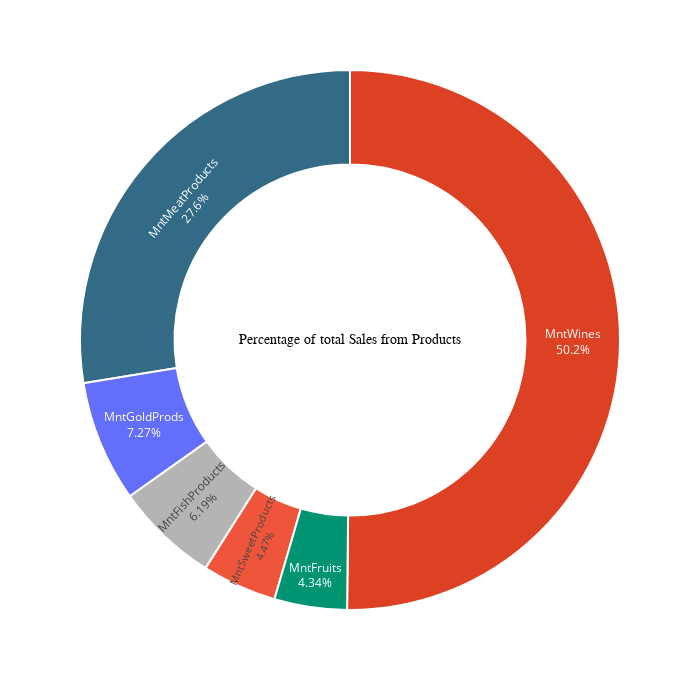

Notebook code for this chart:
### Code cell
fig = px.pie(Prod_sales, values = 'Sales', names = 'Product', width = 700, height = 700)
fig.update_traces(textposition = 'inside', 
                  textinfo = 'percent + label', 
                  hole = 0.65, 
                  marker = dict(colors = ['#dd4124','#009473', '#336b87', '#b4b4b4'], line = dict(color = 'white', width = 2)),
                  hovertemplate = 'Total Sales($): %{value}')

fig.update_layout(annotations = [dict(text = 'Percentage of total Sales from Products', 
                                      x = 0.5, y = 0.5, font_size = 14, showarrow = False, 
                                      font_family = 'monospace',
                                      font_color = 'black')],
                  showlegend = False)
                  
fig.show()

### Figure 1 — Plotly figure (JSON) as saved in the notebook; plotly's stock layout.template omitted (floating-point values rounded to 4 significant figures)
{"data": [{"domain": {"x": [0, 1], "y": [0, 1]}, "hole": 0.65, "hovertemplate": "Total Sales($): %{value}", "labels": ["MntWines", "MntFruits", "MntMeatProducts", "MntFishProducts", "MntSweetProducts", "MntGoldProds"], "legendgroup": "", "marker": {"colors": ["#dd4124", "#009473", "#336b87", "#b4b4b4"], "line": {"color": "white", "width": 2}}, "name": "", "showlegend": true, "textinfo": "percent+label", "textposition": "inside", "type": "pie", "values": [680807, 58903, 373950, 84049, 60620, 98597]}], "layout": {"annotations": [{"font": {"color": "black", "family": "monospace", "size": 14}, "showarrow": false, "text": "Percentage of total Sales from Products", "x": 0.5, "y": 0.5}], "height": 700, "legend": {"tracegroupgap": 0}, "margin": {"t": 60}, "showlegend": false, "width": 700}}
